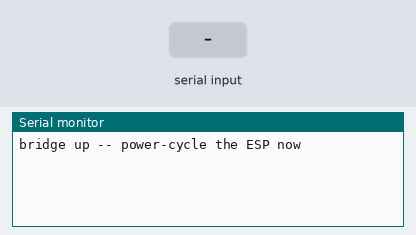
Recording of a sketch running on a simulated Arduino Mega 2560, built with avr-gcc and run on an emulated ATmega2560. Shown: the last lines printed to the serial monitor. Inputs (shaded band) come from the test bench.

Above: at 1.2 s.
1.3 s: "1" received over the second serial link
At 1.8 s:
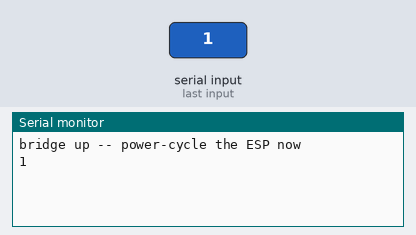
2.8 s: "0" received over the second serial link
At 4.1 s:
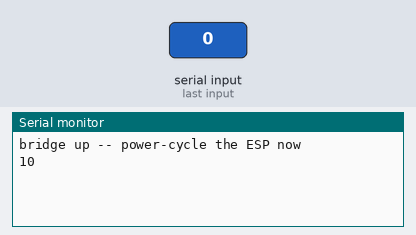

Measured:
- after the input at 1.3 s, the serial monitor: prints a new line at once (image 1)
- after the input at 2.8 s, the serial monitor: prints a new line at once (image 2)

The sketch:

ESP01_Bridge.ino
```cpp
// ESP-01 bring-up bridge for the Mega.
// Passes USB serial <-> Serial1 (pins 18/19) so you can watch the module boot
// and type AT commands at it by hand. Upload this before 450LED_WiFi.ino.
//
// Wire both pins (the adapter's Q1/Q2 level shifter makes that safe), then
// work through these two steps -- they isolate the two signal directions
// without unplugging anything.
//
// STEP 1 -- tests ESP TXD -> pin 19, and power / ground / CH_PD / baud.
//   Open the monitor at 115200 and power-cycle the ESP.
//   Expect a burst of garbage, then a readable "ready".
//   The garbage is normal: the ESP8266 boot ROM prints at 74880 baud, which
//   is unreadable at 115200. The AT firmware that follows is at 115200.
//   Garbage that never resolves = baud mismatch; try ESP_BAUD 9600 or 57600.
//   Nothing at all = power, swapped TX/RX, or CH_PD low.
//
// STEP 2 -- tests pin 18 -> ESP RXD.
//   Set the monitor's line ending to "Both NL & CR", type AT, expect OK.
//   Then AT+GMR to print the firmware version.
//
// Uploading does not disturb any of this: the Mega flashes over pins 0/1,
// so the ESP can stay wired to Serial1 the whole time.

#define ESP_BAUD    115200
#define DEBUG_BAUD  115200

void setup() {
  Serial.begin(DEBUG_BAUD);
  Serial1.begin(ESP_BAUD);
  Serial.println(F("bridge up -- power-cycle the ESP now"));
}

void loop() {
  while (Serial1.available()) Serial.write(Serial1.read());
  while (Serial.available())  Serial1.write(Serial.read());
}
```
